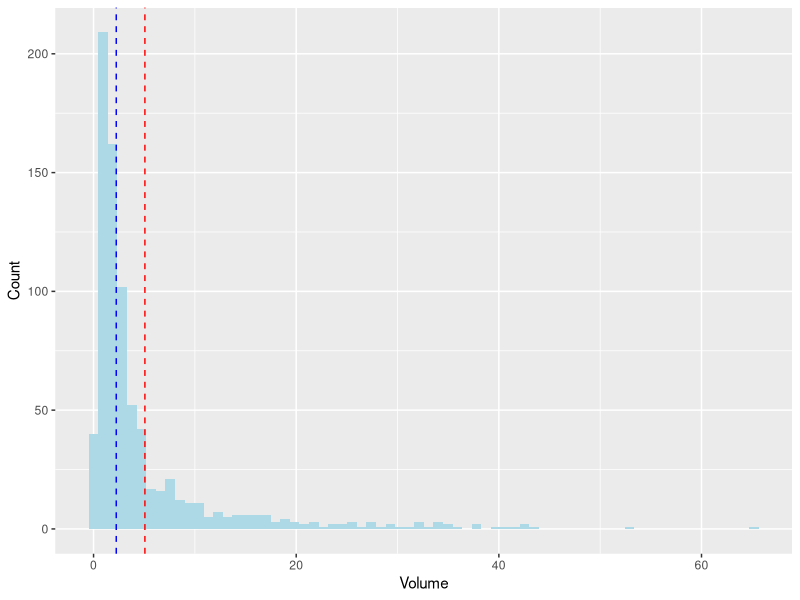

R code for this plot:
library(tidyverse)
library(dplyr)
library(ggplot2)
setwd("/Users/sofialangs/Documents/GitHub/git-SofiaLangs")
galaxies <- read_csv("galaxies.csv")

volume_plot<-
  ggplot(galaxies, aes(x = a_26)) +
  geom_histogram(bins = 70,fill="lightblue")+
  xlab("Volume")+
  ylab("Count")+
  geom_vline(aes(xintercept=mean(a_26, na.rm=TRUE)),color="red", linetype="dashed")+
  geom_vline(aes(xintercept=median(a_26, na.rm=TRUE)),color="blue", linetype="dashed")
ggsave("volume_plot.png")

#It is apparent that the distribution of the sample is positively skewed
#This means that mean (red) > median(blue)
#The presence of right-skewed data indicates that outliers on the higher end of 
#the scale (on the right) have significantly greater values 
#than the majority of observations on the lower end. 